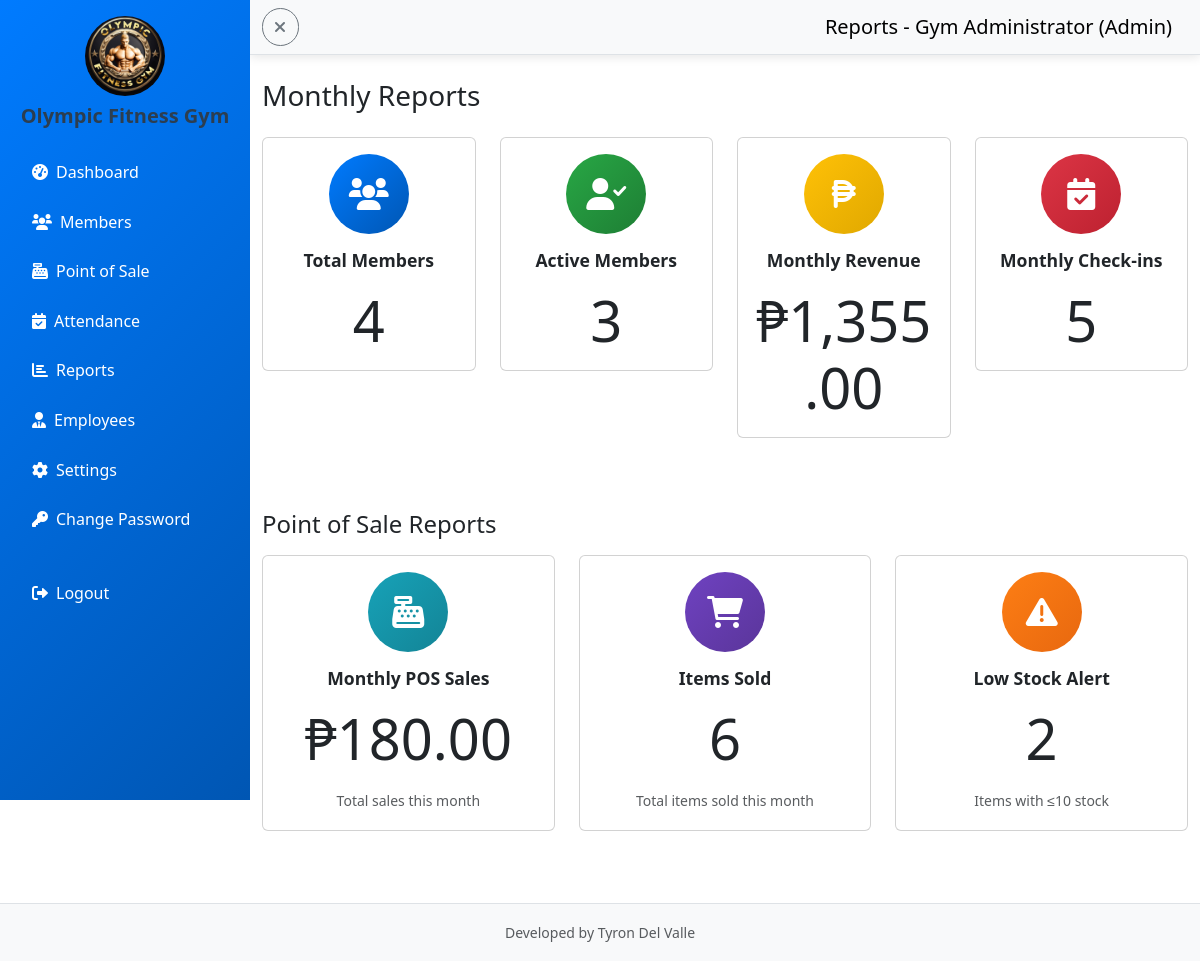
Screenshot of /admin/reports.php (signed in) with the database file from the repository.
### tables this page shows
CREATE TABLE `gym_settings` (
  `id` int(11) NOT NULL AUTO_INCREMENT,
  `gym_name` varchar(255) NOT NULL DEFAULT 'Gym Management System',
  `logo_path` varchar(255) NOT NULL DEFAULT 'gym logo.jpg',
  `background_path` varchar(255) NOT NULL DEFAULT 'gym background.jpg',
  `updated_at` timestamp NOT NULL DEFAULT current_timestamp() ON UPDATE current_timestamp(),
  `sidebar_theme` varchar(50) NOT NULL DEFAULT 'primary',
  `student_discount_enabled` tinyint(1) DEFAULT 1,
  `per_session_fee` decimal(10,2) DEFAULT 50.00,
  `half_month_fee` decimal(10,2) DEFAULT 300.00,
  `one_month_fee` decimal(10,2) DEFAULT 500.00,
  `two_months_fee` decimal(10,2) DEFAULT 900.00,
  `three_months_fee` decimal(10,2) DEFAULT 1300.00,
  `four_months_fee` decimal(10,2) DEFAULT 1700.00,
  `five_months_fee` decimal(10,2) DEFAULT 2100.00,
  `six_months_fee` decimal(10,2) DEFAULT 2500.00,
  `seven_months_fee` decimal(10,2) DEFAULT 2900.00,
  `eight_months_fee` decimal(10,2) DEFAULT 3300.00,
  `nine_months_fee` decimal(10,2) DEFAULT 3700.00,
  `ten_months_fee` decimal(10,2) DEFAULT 4100.00,
  `eleven_months_fee` decimal(10,2) DEFAULT 4500.00,
  `one_year_fee` decimal(10,2) DEFAULT 5000.00,
  `two_years_fee` decimal(10,2) DEFAULT 9000.00,
  `three_years_fee` decimal(10,2) DEFAULT 13000.00,
  PRIMARY KEY (`id`)
);

### admin/reports.php (the view, shortened to what this page needs)
<?php
include "../config/db.php";
$user = $_SESSION['user'];
$settings = $conn->query("SELECT * FROM gym_settings WHERE id = 1")->fetch_assoc();
$total_members = $conn->query("SELECT COUNT(*) as count FROM members")->fetch_assoc()['count'];
$active_members = $conn->query("SELECT COUNT(*) as count FROM members WHERE status = 'ACTIVE'")->fetch_assoc()['count'];
$total_payments = $conn->query("SELECT SUM(amount) as total FROM payments WHERE MONTH(payment_date) = MONTH(CURDATE()) AND YEAR(payment_date) = YEAR(CURDATE())")->fetch_assoc()['total'] ?? 0;
$total_attendance = $conn->query("SELECT COUNT(*) as count FROM attendance WHERE MONTH(checkin_time) = MONTH(CURDATE()) AND YEAR(checkin_time) = YEAR(CURDATE())")->fetch_assoc()['count'];
$monthly_pos_sales = $conn->query("SELECT SUM(total_amount) as total FROM pos_sales WHERE MONTH(sale_date) = MONTH(CURDATE()) AND YEAR(sale_date) = YEAR(CURDATE())")->fetch_assoc()['total'] ?? 0;
$monthly_pos_items = $conn->query("SELECT SUM(quantity) as total FROM pos_sale_items psi JOIN pos_sales ps ON psi.sale_id = ps.id WHERE MONTH(ps.sale_date) = MONTH(CURDATE()) AND YEAR(ps.sale_date) = YEAR(CURDATE())")->fetch_assoc()['total'] ?? 0;
$low_stock_items = $conn->query("SELECT COUNT(*) as count FROM pos_items WHERE stock_quantity <= 10 AND is_active = 1")->fetch_assoc()['count'];
?>
<!DOCTYPE html>
<html lang="en">
<head>
    <link href="https://cdn.jsdelivr.net/npm/bootstrap@5.3.0/dist/css/bootstrap.min.css" rel="stylesheet">
    <link href="https://cdnjs.cloudflare.com/ajax/libs/font-awesome/6.0.0/css/all.min.css" rel="stylesheet">
    <link href="../assets/style.css" rel="stylesheet">
</head>
<body>
    <div class="d-flex">
        <nav id="sidebar" class="bg-<?php echo htmlspecialchars($settings['sidebar_theme']); ?> <?php echo ($settings['sidebar_theme'] == 'light') ? 'text-dark' : 'text-white'; ?> vh-100" style="width: 250px;">
            <div class="p-3">
                <div class="text-center mb-4">
                    <img src="../<?php echo htmlspecialchars($settings['logo_path']); ?>" alt="Gym Logo" class="rounded-circle mb-2" style="width: 80px; height: 80px;">
                    <h5 class="fw-bold"><?php echo htmlspecialchars($settings['gym_name']); ?></h5>
                </div>
                   <ul class="nav flex-column">
                    <li class="nav-item mb-2">
                        <a class="nav-link <?php echo ($settings['sidebar_theme'] == 'light') ? 'text-dark' : 'text-white'; ?>" href="dashboard.php">
                            <i class="fas fa-tachometer-alt me-2"></i>Dashboard
                        </a>
                    </li>
                    <li class="nav-item mb-2">
                        <a class="nav-link <?php echo ($settings['sidebar_theme'] == 'light') ? 'text-dark' : 'text-white'; ?> active" href="members.php">
                            <i class="fas fa-users me-2"></i>Members
                        </a>
                    </li>
                    <li class="nav-item mb-2">
                        <a class="nav-link <?php echo ($settings['sidebar_theme'] == 'light') ? 'text-dark' : 'text-white'; ?>" href="pos.php">
                            <i class="fas fa-cash-register me-2"></i>Point of Sale
                        </a>
                    </li>
                    <li class="nav-item mb-2">
                        <a class="nav-link <?php echo ($settings['sidebar_theme'] == 'light') ? 'text-dark' : 'text-white'; ?>" href="attendance.php">
                            <i class="fas fa-calendar-check me-2"></i>Attendance
                        </a>
                    </li>
                    <li class="nav-item mb-2">
                        <a class="nav-link <?php echo ($settings['sidebar_theme'] == 'light') ? 'text-dark' : 'text-white'; ?> active" href="reports.php">
                            <i class="fas fa-chart-bar me-2"></i>Reports
                        </a>
                    </li>
                    <li class="nav-item mb-2">
                        <a class="nav-link <?php echo ($settings['sidebar_theme'] == 'light') ? 'text-dark' : 'text-white'; ?>" href="employees.php">
                            <i class="fas fa-user-tie me-2"></i>Employees
                        </a>
                    </li>
                      <li class="nav-item mb-2">
                        <a class="nav-link <?php echo ($settings['sidebar_theme'] == 'light') ? 'text-dark' : 'text-white'; ?>" href="settings.php">
                            <i class="fas fa-cog me-2"></i>Settings
                        </a>
                    </li>
                      <li class="nav-item mb-2">
                        <a class="nav-link <?php echo ($settings['sidebar_theme'] == 'light') ? 'text-dark' : 'text-white'; ?>" href="../change_password.php">
                            <i class="fas fa-key me-2"></i>Change Password
                        </a>
                    </li>
                    <li class="nav-item mt-4">
                        <a class="nav-link <?php echo ($settings['sidebar_theme'] == 'light') ? 'text-dark' : 'text-white'; ?>" href="../logout.php">
                            <i class="fas fa-sign-out-alt me-2"></i>Logout
                        </a>
                    </li>
                </ul>
            </div>
        </nav>
        <div class="flex-grow-1">
            <nav class="navbar navbar-light bg-light border-bottom">
                <div class="container-fluid">
                    <button class="btn btn-outline-secondary me-3" id="sidebarToggle">
                        <i class="fas fa-bars"></i>
                    </button>
                    <span class="navbar-brand mb-0 h1">Reports - <?php echo htmlspecialchars($user['fullname']); ?> (Admin)</span>
                </div>
            </nav>
            <div class="container-fluid mt-4">
                <div class="row">
                    <div class="col-12">
                        <h1 class="h3 mb-4">Monthly Reports</h1>
                        <div class="row">
                            <div class="col-md-3 mb-4">
                                <div class="card text-center">
                                    <div class="card-body">
                                        <div class="rounded-circle mx-auto mb-3" style="width: 80px; height: 80px; background: linear-gradient(135deg, #007bff, #0056b3); display: flex; align-items: center; justify-content: center; color: white;">
                                            <i class="fas fa-users fa-2x"></i>
                                        </div>
                                        <h5 class="card-title">Total Members</h5>
                                        <p class="card-text display-4"><?php echo $total_members; ?></p>
                                    </div>
                                </div>
                            </div>
                            <div class="col-md-3 mb-4">
                                <div class="card text-center">
                                    <div class="card-body">
                                        <div class="rounded-circle mx-auto mb-3" style="width: 80px; height: 80px; background: linear-gradient(135deg, #28a745, #1e7e34); display: flex; align-items: center; justify-content: center; color: white;">
                                            <i class="fas fa-user-check fa-2x"></i>
                                        </div>
                                        <h5 class="card-title">Active Members</h5>
                                        <p class="card-text display-4"><?php echo $active_members; ?></p>
                                    </div>
                                </div>
                            </div>
                            <div class="col-md-3 mb-4">
                                <div class="card text-center">
                                    <div class="card-body">
                                        <div class="rounded-circle mx-auto mb-3" style="width: 80px; height: 80px; background: linear-gradient(135deg, #ffc107, #e0a800); display: flex; align-items: center; justify-content: center; color: white;">
                                            <i class="fas fa-peso-sign fa-2x"></i>
                                        </div>
                                        <h5 class="card-title">Monthly Revenue</h5>
                                        <p class="card-text display-4">₱<?php echo number_format($total_payments, 2); ?></p>
                                    </div>
                                </div>
                            </div>
                            <div class="col-md-3 mb-4">
                                <div class="card text-center">
                                    <div class="card-body">
                                        <div class="rounded-circle mx-auto mb-3" style="width: 80px; height: 80px; background: linear-gradient(135deg, #dc3545, #bd2130); display: flex; align-items: center; justify-content: center; color: white;">
                                            <i class="fas fa-calendar-check fa-2x"></i>
                                        </div>
                                        <h5 class="card-title">Monthly Check-ins</h5>
                                        <p class="card-text display-4"><?php echo $total_attendance; ?></p>
                                    </div>
                                </div>
                            </div>
                        </div>
                        <h2 class="h4 mb-3 mt-5">Point of Sale Reports</h2>
                        <div class="row">
                            <div class="col-md-4 mb-4">
                                <div class="card text-center">
                                    <div class="card-body">
                                        <div class="rounded-circle mx-auto mb-3" style="width: 80px; height: 80px; background: linear-gradient(135deg, #17a2b8, #138496); display: flex; align-items: center; justify-content: center; color: white;">
                                            <i class="fas fa-cash-register fa-2x"></i>
                                        </div>
                                        <h5 class="card-title">Monthly POS Sales</h5>
                                        <p class="card-text display-4">₱<?php echo number_format($monthly_pos_sales, 2); ?></p>
                                        <small class="text-muted">Total sales this month</small>
                                    </div>
                                </div>
                            </div>
                            <div class="col-md-4 mb-4">
                                <div class="card text-center">
                                    <div class="card-body">
                                        <div class="rounded-circle mx-auto mb-3" style="width: 80px; height: 80px; background: linear-gradient(135deg, #6f42c1, #5a359a); display: flex; align-items: center; justify-content: center; color: white;">
                                            <i class="fas fa-shopping-cart fa-2x"></i>
                                        </div>
                                        <h5 class="card-title">Items Sold</h5>
                                        <p class="card-text display-4"><?php echo $monthly_pos_items; ?></p>
                                        <small class="text-muted">Total items sold this month</small>
                                    </div>
                                </div>
                            </div>
                            <div class="col-md-4 mb-4">
                                <div class="card text-center">
                                    <div class="card-body">
                                        <div class="rounded-circle mx-auto mb-3" style="width: 80px; height: 80px; background: linear-gradient(135deg, #fd7e14, #e8680f); display: flex; align-items: center; justify-content: center; color: white;">
                                            <i class="fas fa-exclamation-triangle fa-2x"></i>
                                        </div>
                                        <h5 class="card-title">Low Stock Alert</h5>
                                        <p class="card-text display-4"><?php echo $low_stock_items; ?></p>
                                        <small class="text-muted">Items with ≤10 stock</small>
                                    </div>
                                </div>
                            </div>
                        </div>
                    </div>
                </div>
            </div>
        </div>
    </div>
    <footer class="bg-light text-center text-muted py-3 mt-5 border-top">
        <div class="container">
            <small>Developed by Tyron Del Valle</small>
        </div>
    </footer>
</body>
</html>

### assets/style.css (style rules this page uses)
.btn { transition: all 0.3s ease; border-radius: 25px; font-weight: 600; text-transform: uppercase; letter-spacing: 0.5px; position: relative; overflow: hidden; }
.btn::before { content: ''; position: absolute; top: 0; left: -100%; width: 100%; height: 100%; background: linear-gradient(90deg, transparent, rgba(255, 255, 255, 0.2), transparent); transition: left 0.5s; }
.bg-primary { background: linear-gradient(135deg, #007bff, #0056b3) !important; }
body { animation: pageLoad 0.5s ease-out; }
.navbar { box-shadow: 0 2px 10px rgba(0, 0, 0, 0.1); }
body { font-family: 'Segoe UI', Tahoma, Geneva, Verdana, sans-serif; line-height: 1.6; }
h1, h2, h3, h4, h5, h6 { font-weight: 700; color: #2c3e50; }
.card-title { font-size: 1.1rem; margin-bottom: 1rem; }
#sidebar { position: fixed; top: 0; left: 0; height: 100vh; width: 250px !important; transition: width 0.3s ease, transform 0.3s ease; z-index: 100; }
.flex-grow-1 { margin-left: 250px; transition: margin-left 0.3s ease; }

### rows the page displays
gym_settings: logo_path (picture), gym_name "Olympic Fitness Gym"

### other values shown
$user['fullname'] "Gym Administrator"
$total_members "4"
$active_members "3"
$total_payments "1,355.00"
$total_attendance "5"
$monthly_pos_sales "180.00"
$monthly_pos_items "6"
$low_stock_items "2"
